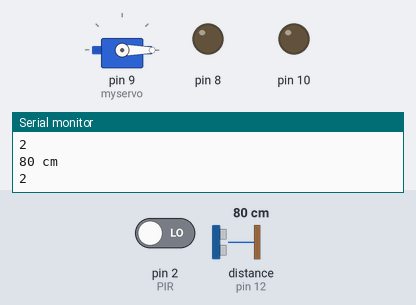
Recording of a sketch running on a simulated Arduino Uno, built with avr-gcc and run on an emulated ATmega328P. Shown: servo, output pins drawn as LEDs (lit = HIGH), the last lines printed to the serial monitor. Wiring (inferred from the names in the program): ultrasonic range finder: trigger pin 11; echo pin 12. The inputs (shaded band) are chosen by the test bench; at power-on: distance to the obstacle (sensor on pin 12) 80 cm, pin 2 (PIR) LOW. The echo pulse lasts 58.3 µs per cm; pins used as bus, display or sensor lines are not drawn.

Above: at 1.2 s.
1.3 s: distance to the obstacle (sensor on pin 12) set to 12 cm
2.8 s: distance to the obstacle (sensor on pin 12) set to 9 cm
At 3.5 s:
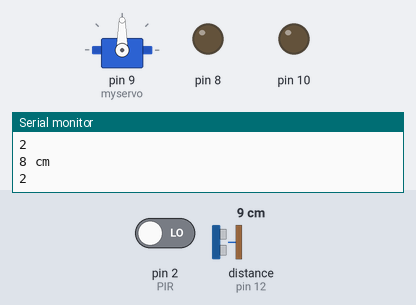
4.3 s: pin 2 (PIR) driven HIGH
At 5.3 s:
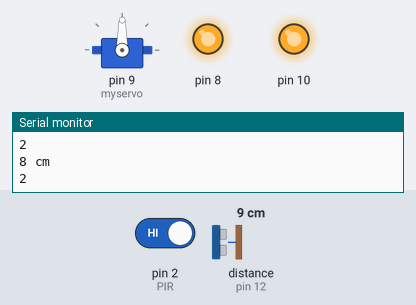
5.8 s: distance to the obstacle (sensor on pin 12) set to 18 cm
At 7.0 s:
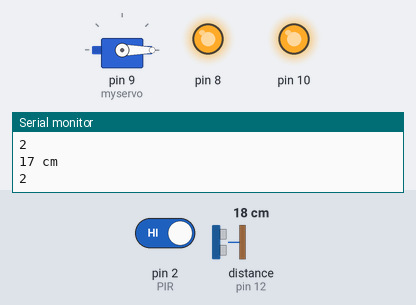
7.3 s: distance to the obstacle (sensor on pin 12) set to 2 cm
At 8.1 s:
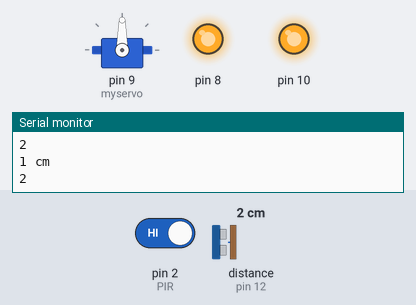
8.8 s: distance to the obstacle (sensor on pin 12) set to 35 cm
At 9.9 s:
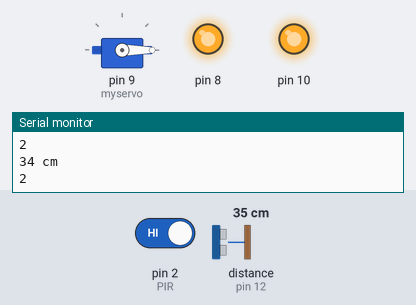
Timing chart, 0 to 11.3 s (numbered marks = the images above; inputs shaded):
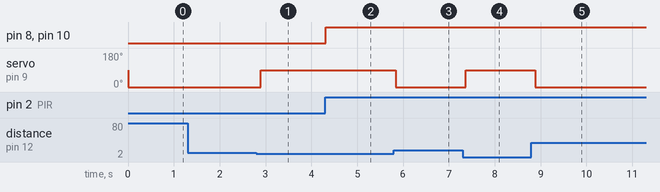

Measured:
- the behaviour switches between 11 and 10 cm on distance to the obstacle (sensor on pin 12) (found by bisection; images 0 and 1)
- after the input at 2.8 s, servo on pin 9 (myservo): 0° → 90° after 0.10 s
- after the input at 4.3 s, pin 8, pin 10: LOW → HIGH at once
- after the input at 5.8 s, servo on pin 9 (myservo): 90° → 0° at once
- after the input at 7.3 s, servo on pin 9 (myservo): 0° → 90° after 0.07 s
- after the input at 8.8 s, servo on pin 9 (myservo): 90° → 0° after 0.08 s

The sketch:

Nano_Poltry_Farm.ino
```cpp
#include <Servo.h>
Servo myservo;

int OPEN_pos = 0;             ////set servo open angel
int CLOSE_pos = 90;           ////set servo close angel
int Food_Level = 10;          ////set food level in cm


int PIR = 2;
int trigPin = 11;
int echoPin = 12;
long duration, cm, inches;
void setup() {
  Serial.begin(9600);
  myservo.attach(9);
  pinMode(PIR, INPUT);
  pinMode(echoPin, INPUT);
  pinMode(trigPin, OUTPUT);
  pinMode(10, OUTPUT);
  pinMode(8, OUTPUT);
}


void loop() {
  digitalWrite(trigPin, LOW);
  delayMicroseconds(5);
  digitalWrite(trigPin, HIGH);
  delayMicroseconds(10);
  digitalWrite(trigPin, LOW);
  duration = pulseIn(echoPin, HIGH);
  cm = (duration / 58);
  inches = (duration / 148);
  Serial.print(cm);
  Serial.println(" cm");

  if (cm > Food_Level) {
    myservo.write(OPEN_pos);
  }
  else if (cm <= Food_Level) {
    myservo.write(CLOSE_pos);
  }
  int PIRState = digitalRead(PIR);
  Serial.println(PIR);
  if (PIRState == 1) {
    digitalWrite(10, HIGH);
    digitalWrite(8, HIGH);
  }
  else {
    digitalWrite(10, LOW);
    digitalWrite(8, LOW);
  }
  delay(100);
}
```
